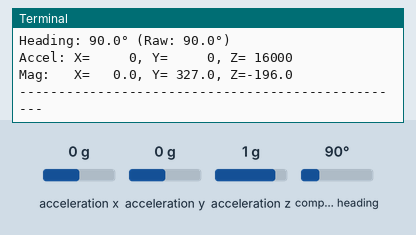
A program run on a simulated Raspberry Pi (BCM pin numbers). Shown: the last lines printed to the terminal. Inputs (shaded band) come from the test bench; at power-on: acceleration x 0 g, acceleration y 0 g, acceleration z 1 g, compass heading 90°. Threads take turns every 2 ms; the clock reads 2024-03-15 10:24:30 at power-on unless the program sets it.

Above: at 1.3 s.
1.4 s: acceleration x set to -1.4 g
At 2.5 s:
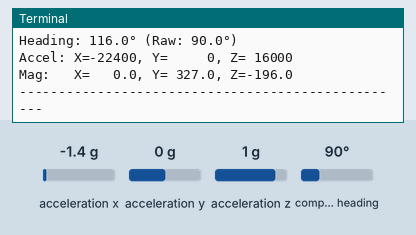
4.4 s: acceleration y set to -1.4 g
At 5.9 s:
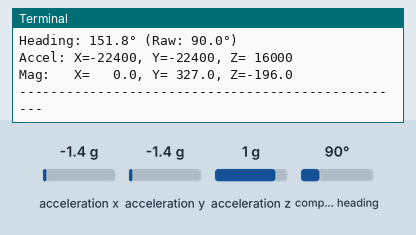
7.4 s: acceleration z set to -1.4 g
At 8.7 s:
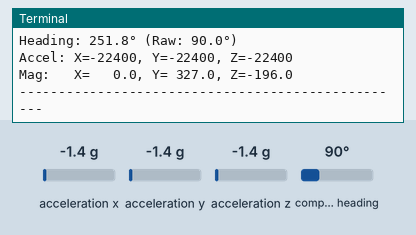
10.4 s: compass heading set to 7°
At 11.9 s:
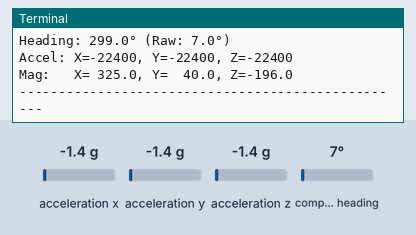
13.4 s: acceleration x set to 0 g
At 14.8 s:
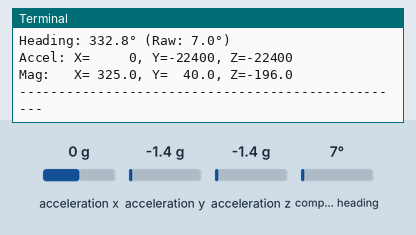
16.4 s: acceleration y set to 0 g
At 17.9 s:
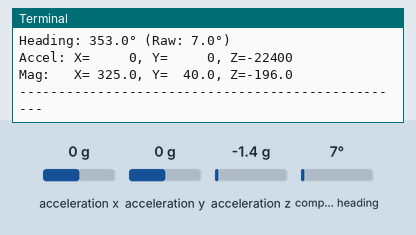
Timing chart, 0 to 19.4 s (numbered marks = the images above; inputs shaded):
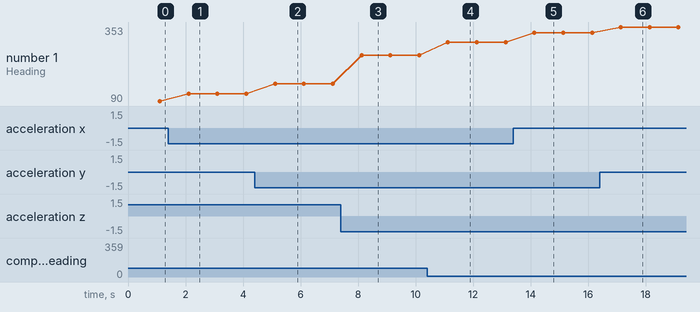

Measured:
- after the input at 1.4 s, the terminal: prints a new line after 0.71 s (image 1)
- after the input at 4.4 s, the terminal: prints a new line after 0.71 s (image 2)
- after the input at 7.4 s, the terminal: prints a new line after 0.72 s (image 3)
- after the input at 10.4 s, the terminal: prints a new line after 0.72 s (image 4)
- after the input at 13.4 s, the terminal: prints a new line after 0.73 s (image 5)
- after the input at 16.4 s, the terminal: prints a new line after 0.73 s (image 6)
- plotted number 1: 90 → 116 after the input at 1.4 s, 116 → 151.8 after the input at 4.4 s, 151.8 → 251.8 after the input at 7.4 s, 251.8 → 299 after the input at 10.4 s, 299 → 332.8 after the input at 13.4 s

The program:

gy511_sensor.py
```python
#!/usr/bin/env python3
"""
GY-511 Compass and Accelerometer Sensor Driver
==============================================
Driver for the GY-511 (LSM303DLHC) compass and accelerometer sensor
with enhanced calibration and heading calculation.
"""

import time
import math
import logging
import smbus
import threading
from collections import deque

logger = logging.getLogger(__name__)

class GY511:
    """GY-511 (LSM303DLHC) compass and accelerometer sensor driver"""

    # I2C addresses
    ACCEL_ADDRESS = 0x19  # Accelerometer
    MAG_ADDRESS = 0x1E    # Magnetometer

    # Accelerometer registers
    ACCEL_CTRL_REG1_A = 0x20
    ACCEL_CTRL_REG4_A = 0x23
    ACCEL_OUT_X_L_A = 0x28

    # Magnetometer registers
    MAG_CRA_REG_M = 0x00
    MAG_CRB_REG_M = 0x01
    MAG_MR_REG_M = 0x02
    MAG_OUT_X_H_M = 0x03

    def __init__(self, bus_number=1):
        self.bus_number = bus_number
        self.bus = None
        self.running = False
        self.thread = None

        # Sensor data
        self.accel_x = 0
        self.accel_y = 0
        self.accel_z = 0
        self.mag_x = 0
        self.mag_y = 0
        self.mag_z = 0

        # Heading calculation
        self.heading = 0.0
        self.tilt_compensated_heading = 0.0

        # Calibration data
        self.mag_offset_x = 0
        self.mag_offset_y = 0
        self.mag_offset_z = 0
        self.mag_scale_x = 1.0
        self.mag_scale_y = 1.0
        self.mag_scale_z = 1.0

        # Data smoothing
        self.heading_history = deque(maxlen=5)

        # Last update time
        self.last_update = 0

        logger.info("GY511 sensor initialized")

    def begin(self):
        """Initialize the GY-511 sensor"""
        try:
            self.bus = smbus.SMBus(self.bus_number)

            # Initialize accelerometer
            # Enable accelerometer, 50Hz, all axes
            self.bus.write_byte_data(self.ACCEL_ADDRESS, self.ACCEL_CTRL_REG1_A, 0x47)

            # Set accelerometer scale to ±2g
            self.bus.write_byte_data(self.ACCEL_ADDRESS, self.ACCEL_CTRL_REG4_A, 0x00)

            # Initialize magnetometer
            # Set data rate to 15Hz
            self.bus.write_byte_data(self.MAG_ADDRESS, self.MAG_CRA_REG_M, 0x10)

            # Set gain to ±1.3 gauss
            self.bus.write_byte_data(self.MAG_ADDRESS, self.MAG_CRB_REG_M, 0x20)

            # Set continuous measurement mode
            self.bus.write_byte_data(self.MAG_ADDRESS, self.MAG_MR_REG_M, 0x00)

            time.sleep(0.1)  # Allow sensors to stabilize

            # Start reading thread
            self.running = True
            self.thread = threading.Thread(target=self._read_loop)
            self.thread.daemon = True
            self.thread.start()

            logger.info("GY511 sensor initialized successfully")
            return True

        except Exception as e:
            logger.error(f"Failed to initialize GY511 sensor: {e}")
            return False

    def _read_loop(self):
        """Main sensor reading loop"""
        while self.running:
            try:
                self._read_accelerometer()
                self._read_magnetometer()
                self._calculate_heading()
                self.last_update = time.time()
                time.sleep(0.1)  # 10Hz update rate

            except Exception as e:
                logger.debug(f"Error in GY511 read loop: {e}")
                time.sleep(0.5)

    def _read_accelerometer(self):
        """Read accelerometer data"""
        try:
            # Read 6 bytes starting from X low register
            data = self.bus.read_i2c_block_data(self.ACCEL_ADDRESS,
                                              self.ACCEL_OUT_X_L_A | 0x80, 6)

            # Convert to signed 16-bit values
            self.accel_x = self._to_signed_16(data[1] << 8 | data[0])
            self.accel_y = self._to_signed_16(data[3] << 8 | data[2])
            self.accel_z = self._to_signed_16(data[5] << 8 | data[4])

        except Exception as e:
            logger.debug(f"Error reading accelerometer: {e}")

    def _read_magnetometer(self):
        """Read magnetometer data"""
        try:
            # Read 6 bytes starting from X high register
            data = self.bus.read_i2c_block_data(self.MAG_ADDRESS, self.MAG_OUT_X_H_M, 6)

            # Convert to signed 16-bit values (magnetometer is big-endian)
            self.mag_x = self._to_signed_16(data[0] << 8 | data[1])
            self.mag_z = self._to_signed_16(data[2] << 8 | data[3])  # Z comes before Y
            self.mag_y = self._to_signed_16(data[4] << 8 | data[5])

            # Apply calibration
            self.mag_x = (self.mag_x - self.mag_offset_x) * self.mag_scale_x
            self.mag_y = (self.mag_y - self.mag_offset_y) * self.mag_scale_y
            self.mag_z = (self.mag_z - self.mag_offset_z) * self.mag_scale_z

        except Exception as e:
            logger.debug(f"Error reading magnetometer: {e}")

    def _to_signed_16(self, value):
        """Convert unsigned 16-bit to signed"""
        if value > 32767:
            return value - 65536
        return value

    def _calculate_heading(self):
        """Calculate compass heading with tilt compensation"""
        try:
            # Simple heading calculation (no tilt compensation)
            heading_rad = math.atan2(self.mag_y, self.mag_x)
            heading_deg = math.degrees(heading_rad)

            # Normalize to 0-360 degrees
            if heading_deg < 0:
                heading_deg += 360

            self.heading = heading_deg

            # Tilt-compensated heading calculation
            if self.accel_x != 0 or self.accel_y != 0 or self.accel_z != 0:
                # Normalize accelerometer readings
                accel_norm = math.sqrt(self.accel_x**2 + self.accel_y**2 + self.accel_z**2)
                if accel_norm > 0:
                    ax_norm = self.accel_x / accel_norm
                    ay_norm = self.accel_y / accel_norm
                    az_norm = self.accel_z / accel_norm

                    # Calculate roll and pitch
                    roll = math.atan2(ay_norm, az_norm)
                    pitch = math.atan2(-ax_norm, math.sqrt(ay_norm**2 + az_norm**2))

                    # Tilt compensation
                    mag_x_comp = (self.mag_x * math.cos(pitch) +
                                 self.mag_z * math.sin(pitch))
                    mag_y_comp = (self.mag_x * math.sin(roll) * math.sin(pitch) +
                                 self.mag_y * math.cos(roll) -
                                 self.mag_z * math.sin(roll) * math.cos(pitch))

                    # Calculate tilt-compensated heading
                    tilt_heading_rad = math.atan2(mag_y_comp, mag_x_comp)
                    tilt_heading_deg = math.degrees(tilt_heading_rad)

                    # Normalize to 0-360 degrees
                    if tilt_heading_deg < 0:
                        tilt_heading_deg += 360

                    self.tilt_compensated_heading = tilt_heading_deg
                else:
                    self.tilt_compensated_heading = self.heading
            else:
                self.tilt_compensated_heading = self.heading

            # Apply smoothing
            self.heading_history.append(self.tilt_compensated_heading)

        except Exception as e:
            logger.debug(f"Error calculating heading: {e}")

    def get_heading(self):
        """Get current compass heading (smoothed, tilt-compensated)"""
        if not self.heading_history:
            return None

        # Return smoothed heading
        return sum(self.heading_history) / len(self.heading_history)

    def get_raw_heading(self):
        """Get raw compass heading (no tilt compensation)"""
        return self.heading if self.last_update > 0 else None

    def get_accelerometer_data(self):
        """Get accelerometer readings"""
        return {
            'x': self.accel_x,
            'y': self.accel_y,
            'z': self.accel_z,
            'timestamp': self.last_update
        }

    def get_magnetometer_data(self):
        """Get magnetometer readings"""
        return {
            'x': self.mag_x,
            'y': self.mag_y,
            'z': self.mag_z,
            'timestamp': self.last_update
        }

    def calibrate_magnetometer(self, duration=30):
        """Calibrate magnetometer by collecting min/max values"""
        logger.info(f"Starting magnetometer calibration for {duration} seconds...")
        logger.info("Rotate the device in all directions during calibration")

        min_x = min_y = min_z = float('inf')
        max_x = max_y = max_z = float('-inf')

        start_time = time.time()

        while time.time() - start_time < duration:
            # Update min/max values
            min_x = min(min_x, self.mag_x)
            max_x = max(max_x, self.mag_x)
            min_y = min(min_y, self.mag_y)
            max_y = max(max_y, self.mag_y)
            min_z = min(min_z, self.mag_z)
            max_z = max(max_z, self.mag_z)

            time.sleep(0.1)

        # Calculate offsets and scales
        self.mag_offset_x = (max_x + min_x) / 2
        self.mag_offset_y = (max_y + min_y) / 2
        self.mag_offset_z = (max_z + min_z) / 2

        range_x = max_x - min_x
        range_y = max_y - min_y
        range_z = max_z - min_z

        avg_range = (range_x + range_y + range_z) / 3

        self.mag_scale_x = avg_range / range_x if range_x > 0 else 1.0
        self.mag_scale_y = avg_range / range_y if range_y > 0 else 1.0
        self.mag_scale_z = avg_range / range_z if range_z > 0 else 1.0

        logger.info("Magnetometer calibration completed")
        logger.info(f"Offsets: X={self.mag_offset_x:.2f}, Y={self.mag_offset_y:.2f}, Z={self.mag_offset_z:.2f}")
        logger.info(f"Scales: X={self.mag_scale_x:.3f}, Y={self.mag_scale_y:.3f}, Z={self.mag_scale_z:.3f}")

    def is_data_valid(self):
        """Check if sensor data is valid and recent"""
        return (self.last_update > 0 and
                time.time() - self.last_update < 2.0)  # Data should be less than 2 seconds old

    def cleanup(self):
        """Stop sensor and cleanup"""
        self.running = False
        if self.thread:
            self.thread.join(timeout=1.0)

        if self.bus:
            try:
                self.bus.close()
            except:
                pass

        logger.info("GY511 sensor cleanup completed")

def main():
    """Test the GY511 sensor"""
    import sys

    # Configure logging
    logging.basicConfig(level=logging.INFO)

    try:
        # Create sensor instance
        sensor = GY511()

        # Initialize sensor
        if not sensor.begin():
            print("Failed to initialize GY511 sensor")
            return 1

        print("GY511 sensor initialized successfully")
        print("Press Ctrl+C to stop")

        # Check if calibration is requested
        if len(sys.argv) > 1 and sys.argv[1] == 'calibrate':
            sensor.calibrate_magnetometer(30)

        # Main reading loop
        try:
            while True:
                if sensor.is_data_valid():
                    heading = sensor.get_heading()
                    raw_heading = sensor.get_raw_heading()
                    accel_data = sensor.get_accelerometer_data()
                    mag_data = sensor.get_magnetometer_data()

                    print(f"Heading: {heading:.1f}° (Raw: {raw_heading:.1f}°)")
                    print(f"Accel: X={accel_data['x']:6d}, Y={accel_data['y']:6d}, Z={accel_data['z']:6d}")
                    print(f"Mag:   X={mag_data['x']:6.1f}, Y={mag_data['y']:6.1f}, Z={mag_data['z']:6.1f}")
                    print("-" * 50)
                else:
                    print("Waiting for valid sensor data...")

                time.sleep(1)

        except KeyboardInterrupt:
            print("\nStopping sensor...")

        # Cleanup
        sensor.cleanup()

    except Exception as e:
        print(f"Error: {e}")
        return 1

    return 0

if __name__ == "__main__":
    exit(main())
```
